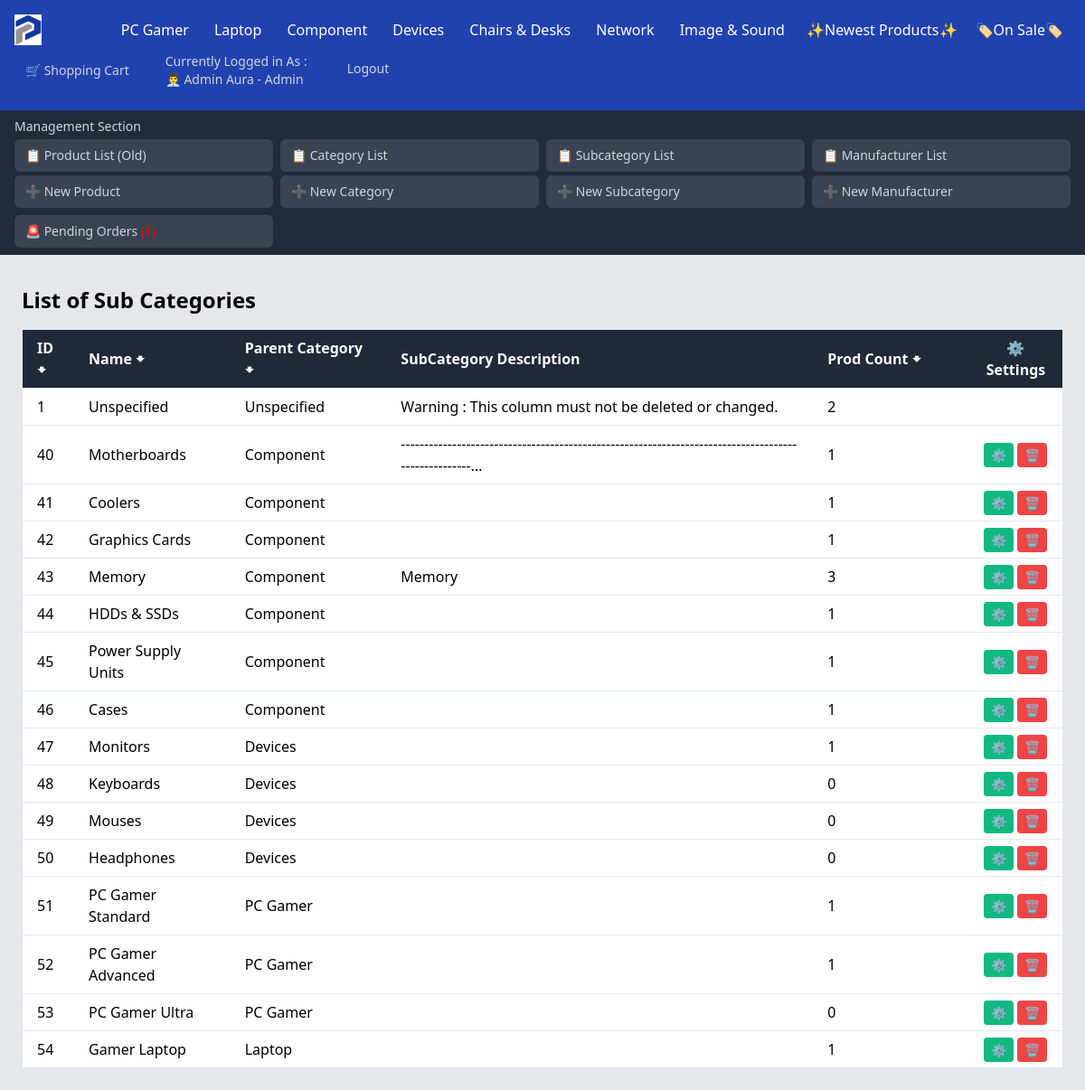
/Category/SubCategories/SubCategories_List.php (signed in), run on the app's committed database.
### tables this page shows
CREATE TABLE `categories` (
  `Category_ID` int NOT NULL AUTO_INCREMENT,
  `Category_Name` varchar(100) DEFAULT 'Unspecified',
  `Category_Desc` varchar(2000) DEFAULT NULL,
  PRIMARY KEY (`Category_ID`),
  UNIQUE KEY `UC_Category_Name` (`Category_Name`),
  UNIQUE KEY `Category_Name` (`Category_Name`)
);

CREATE TABLE `users` (
  `User_ID` int NOT NULL AUTO_INCREMENT,
  `User_Username` varchar(255) DEFAULT NULL,
  `User_FirstName` varchar(255) DEFAULT NULL,
  `User_LastName` varchar(255) DEFAULT NULL,
  `User_Phone` varchar(255) DEFAULT NULL,
  `User_Country` varchar(255) DEFAULT NULL,
  `User_Address` varchar(255) DEFAULT NULL,
  `User_Email` varchar(255) DEFAULT NULL,
  `User_Password` varchar(255) DEFAULT NULL,
  `User_RegisterationDate` timestamp NULL DEFAULT CURRENT_TIMESTAMP,
  `User_Role` enum('Owner','Admin','Client') NOT NULL DEFAULT 'Client',
  `Account_Status` varchar(255) DEFAULT 'Unlocked',
  PRIMARY KEY (`User_ID`),
  UNIQUE KEY `User_Username` (`User_Username`)
);

CREATE TABLE `subcategories` (
  `SubCategory_ID` int NOT NULL AUTO_INCREMENT,
  `SubCategory_Name` varchar(100) DEFAULT NULL,
  `SubCategory_Desc` varchar(2000) DEFAULT NULL,
  `Category_ID` int DEFAULT NULL,
  PRIMARY KEY (`SubCategory_ID`),
  KEY `Category_ID` (`Category_ID`),
  CONSTRAINT `subcategories_ibfk_1` FOREIGN KEY (`Category_ID`) REFERENCES `categories` (`Category_ID`)
);

### Category/SubCategories/SubCategories_List.php (the view, shortened to what this page needs)
<!DOCTYPE html>
<html lang="en">
<head>
    <?php
    include_once ("../../DB_Connexion.php");
    $User_ID = $_SESSION['User_ID'];
    $query = "SELECT User_Role, User_Username , User_FirstName , User_LastName FROM Users WHERE User_ID = :User_ID";
    $pdostmt = $connexion->prepare($query);
    $pdostmt->execute([':User_ID' => $User_ID]);
    if ($User = $pdostmt->fetch(PDO::FETCH_ASSOC)) {
        $User_Role = $User['User_Role'];
        $User_FullName = $User['User_FirstName'] . ' ' . $User['User_LastName'];
    }
    $Categories = "SELECT Category_ID, Category_Name FROM Categories ORDER BY Category_ID ASC";
    $pdoCategories = $connexion->prepare($Categories);
    $pdoCategories->execute();
    $Categories = $pdoCategories->fetchAll(PDO::FETCH_ASSOC);
    $Query_SubCategory = "SELECT Sub.SubCategory_ID, Sub.SubCategory_Name, Sub.SubCategory_Desc, C.Category_Name AS Category_Name,
                          COUNT(P.Product_ID) AS Product_Count
                          FROM SubCategories Sub
                          INNER JOIN Categories C ON Sub.Category_ID = C.Category_ID
                          LEFT JOIN Products P ON Sub.SubCategory_ID = P.SubCategory_ID
                          GROUP BY Sub.SubCategory_ID";
    $pdoQuery_SubCategory = $connexion->prepare($Query_SubCategory);
    $pdoQuery_SubCategory->execute();
    $SubCats = $pdoQuery_SubCategory->fetchAll(PDO::FETCH_ASSOC);
    ?>
</head>
<body class="bg-gray-200">
    <nav class="bg-blue-800 text-white">
        <div class="flex flex-wrap justify-between items-center p-4">
            <a href="../.././"><img src="../../Logo.png" alt="Logo" id="Logo"></a>
            <div class="flex grid-cols-4 gap-1">
                <?php foreach ($Categories as $Category): ?>
                    <?php if ($Category['Category_Name'] !== 'Unspecified'):
                        ?>
                        <div class="relative category">
                            <a href="../.././?id=<?php echo $Category['Category_ID'] ?>&Type=Category&Name=<?php echo str_replace(' ', '', $Category['Category_Name']) ?>"
                                class="px-3 py-2 hover:bg-gray-700"><?php echo $Category['Category_Name']; ?></a>
                        </div>
                    <?php endif; ?>
                <?php endforeach; ?>
                <div><a href=".././../?Status=New" class="px-2 py-2 hover:bg-yellow-700">✨Newest Products✨</a></div>
                <div><a href=".././../?Status=Discount" class="px-2 py-2 hover:bg-yellow-700">🏷️On Sale🏷️</a></div>
            </div>
            <div class="flex space-x-4">
                <?php if (isset($_SESSION['User_ID'])):
                    if ($User_Role === 'Owner') {
                        $Emoji = '👑';
                    } elseif ($User_Role === 'Admin') {
                        $Emoji = '👨‍💼';
                    } else {
                        $Emoji = '💼';
                    }
                    ?>
                    <a href="../../User/User_ShoppingCart.php"
                        class="flex items-center text-gray-300 hover:bg-green-700 px-3 py-2 rounded-md text-sm font-medium">
                        🛒 Shopping Cart
                    </a>
                    <a class="text-gray-300 hover:bg-blue-700 px-3 py-2 rounded-md text-sm font-medium"
                        href="Use../r_Modify.php?id=<?php echo $User_ID; ?>&FullName=<?php echo urlencode($User_FullName); ?>">Currently
                        Logged in As : <br><span><?php echo $Emoji . ' ' . $User_FullName ?> -
                            <?php echo $User_Role ?></span></a>
                    <a href="../../User/User_Logout.php"
                        class="text-gray-300 hover:bg-red-700 px-4 py-4 rounded-md text-sm font-medium">Logout</a>
                <?php endif; ?>
            </div>
        </div>
        <?php if (!empty($_SESSION['User_ID']) || !empty($_SESSION['User_Role'])): ?>
            <?php if ($User['User_Role'] !== 'Client') { ?>
                <div class="bg-gray-800 text-white py-2 px-4">
                    <h6 class="text-sm font-medium text-gray-300 mb-1">Management Section</h6>
                    <div class="grid grid-cols-2 md:grid-cols-4 gap-2">
                        <div class="space-y-1">
                            <a href="../../Product/Products_List.php"
                                class="block bg-gray-700 hover:bg-blue-600 px-3 py-2 rounded-md text-sm font-medium text-gray-300 transition duration-300">📋
                                Product List (Old)</a>
                            <a href="../../Product/Products_Add.php"
                                class="block bg-gray-700 hover:bg-blue-600 px-3 py-2 rounded-md text-sm font-medium text-gray-300 transition duration-300">➕
                                New Product</a>
                        </div>
                        <div class="space-y-1">
                            <a href="../../Category/Categories_List.php"
                                class="block bg-gray-700 hover:bg-blue-600 px-3 py-2 rounded-md text-sm font-medium text-gray-300 transition duration-300">📋
                                Category List</a>
                            <a href="../../Category/Categories_Add.php"
                                class="block bg-gray-700 hover:bg-blue-600 px-3 py-2 rounded-md text-sm font-medium text-gray-300 transition duration-300">➕
                                New Category</a>
                        </div>
                        <div class="space-y-1">
                            <a href="SubCategories_List.php"
                                class="block bg-gray-700 hover:bg-blue-600 px-3 py-2 rounded-md text-sm font-medium text-gray-300 transition duration-300">📋
                                Subcategory List</a>
                            <a href="SubCategories_Add.php"
                                class="block bg-gray-700 hover:bg-blue-600 px-3 py-2 rounded-md text-sm font-medium text-gray-300 transition duration-300">➕
                                New Subcategory</a>
                        </div>
                        <div class="space-y-1">
                            <a href="../../Manufacturer/Manufacturers_List.php"
                                class="block bg-gray-700 hover:bg-blue-600 px-3 py-2 rounded-md text-sm font-medium text-gray-300 transition duration-300">📋
                                Manufacturer List</a>
                            <a href="../../Manufacturer/Manufacturers_Add.php"
                                class="block bg-gray-700 hover:bg-blue-600 px-3 py-2 rounded-md text-sm font-medium text-gray-300 transition duration-300">➕
                                New Manufacturer</a>
                        </div>
                        <div class="space-y-1">
                                <a href="../../User/User_GlobalOrders.php"
                                    class="block bg-gray-700 hover:bg-blue-600 px-3 py-2 rounded-md text-sm font-medium text-gray-300 transition duration-300">🚨
                                    Pending Orders <?php
                                    $Order_Pending = "SELECT Order_ID FROM Orders WHERE  Order_Status NOT IN ('Cancelled By User', 'Cancelled by Management') ";
                                    $pdostmt = $connexion->prepare($Order_Pending);
                                    $pdostmt->execute();
                                    $Order_Count = $pdostmt->rowCount();
                                    ?> <span
                                        style="color : red"><?php if ($Order_Count > 0) {
                                        } ?></span></a>
                            </div>
                    </div>
                </div>
            <?php } ?>
        <?php endif; ?>
    </nav>
    <div class="container mx-auto p-6" style="width : auto">
        <div class="content-wrapper">
            <h1 class="text-2xl font-bold mb-4">List of Sub Categories</h1>
            <div class="overflow-x-auto">
                <table class="min-w-full bg-white border border-gray-200">
                    <thead class="bg-gray-800 text-white">
                        <tr>
                            <th class="py-2 px-4 border-b text-left cursor-pointer" style="width : 5%"
                                onclick="sortTable(0)">ID
                                <span>🠻</span>
                            </th>
                            <th class="py-2 px-4 border-b text-left cursor-pointer" style="width : 15%"
                                onclick="sortTable(1)">Name
                                <span>🠻</span>
                            </th>
                            <th class="py-2 px-4 border-b text-left cursor-pointer" style="width : 15%"
                                onclick="sortTable(2)">Parent Category
                                <span>🠻</span>
                            </th>
                            <th class="py-2 px-4 border-b text-left">SubCategory Description</th>
                            <th class="py-2 px-4 border-b text-left cursor-pointer" style="width : 15%"
                                onclick="sortTable(4)">Prod Count
                                <span>🠻</span>
                            </th>
                            <th class="py-2 px-4 border-b" style="width : 9% ">⚙️ Settings</th>
                        </tr>
                    </thead>
                    <tbody>
                        <?php foreach ($SubCats as $SubCat):
                            $SubCat_Desc = strlen($SubCat['SubCategory_Desc']) > 100 ? substr($SubCat['SubCategory_Desc'], 0, 100) . "..." : $SubCat['SubCategory_Desc'];
                            ?>
                            <tr class="border-b hover:bg-gray-100">
                                <td class="py-2 px-4 text-left"><?php echo $SubCat['SubCategory_ID']; ?></td>
                                <td class="py-2 px-4 text-left"><?php echo $SubCat['SubCategory_Name']; ?></td>
                                <td class="py-2 px-4 text-left"><?php echo $SubCat['Category_Name']; ?></td>
                                <td class="py-2 px-4 text-left limited-text">
                                    <?php if (strlen($SubCat['SubCategory_Desc'] > 100)) {
                                        echo $SubCat['SubCategory_Desc'];
                                    } else {
                                        echo $SubCat_Desc ;
                                    } ?>
                                </td>
                                <td class="py-2 px-4 text-left"><?php echo $SubCat['Product_Count']; ?></td>
                                <td class="py-2 px-4 text-left">
                                    <?php if ($SubCat['SubCategory_Name'] !== 'Unspecified') { ?>
                                        <a href="SubCategories_Modify.php?id=<?php echo $SubCat['SubCategory_ID']; ?>&SubCategory_Name=<?php
                                           echo $SubCat['SubCategory_Name']; ?>"
                                            class="bg-green-500 text-white py-1 px-2 rounded hover:bg-green-600 text-sm">⚙️</a>
                                        <a href="SubCategories_Delete.php?id=<?php echo $SubCat['SubCategory_ID']; ?>"
                                            onclick="return confirm('Are you sure you want to delete this SubCategory?\n*Disclaimer* : This action is irreversible')"
                                            class="bg-red-500 text-white py-1 px-2 rounded hover:bg-red-600 text-sm">🗑️</a>
                                    <?php } ?>
                                </td>
                            </tr>
                        <?php endforeach; ?>
                    </tbody>
                </table>
            </div>
        </div>
    </div>
</body>
</html>

### Category/SubCategories/SubCategories_List.php (style rules this page uses)
#Logo { width: 30px; height: 34px; }
nav { height: auto; position: fixed; width: 100%; z-index: 1000; margin-bottom: auto; opacity: 99%; }
body { background-color: #e4e8f3; }
.content-wrapper { padding-top: auto; }
.container { display: flex; flex-direction: column; min-height: 100vh; width: 90%; max-width: 1500px; justify-content: space-between; }
.content-wrapper { flex: 1; margin-top: 0; padding-top: 10px; overflow-y: auto; }

### data on the page
categories: Category_Name "PC Gamer"
categories: Category_Name "Laptop"
categories: Category_Name "Component"
categories: Category_Name "Devices"
categories: Category_Name "Chairs & Desks"
categories: Category_Name "Network"
categories: Category_Name "Image & Sound"
users: User_Role "👨‍💼", User_FullName "Admin Aura", User_Role "Admin"
subcategories: SubCategory_ID "1", SubCategory_Name "Unspecified", Category_ID.Category_Name "Unspecified", SubCategory_Desc "Warning : This column must not be deleted or changed.", Product_Count "2"
subcategories: SubCategory_ID "40", SubCategory_Name "Motherboards", Category_ID.Category_Name "Component", SubCategory_Desc "----------------------------------------------------------------------------------------------------...", Product_Count "1"
subcategories: SubCategory_ID "41", SubCategory_Name "Coolers", Category_ID.Category_Name "Component", Product_Count "1"
subcategories: SubCategory_ID "42", SubCategory_Name "Graphics Cards", Category_ID.Category_Name "Component", Product_Count "1"
subcategories: SubCategory_ID "43", SubCategory_Name "Memory", Category_ID.Category_Name "Component", SubCategory_Desc "Memory", Product_Count "3"
subcategories: SubCategory_ID "44", SubCategory_Name "HDDs & SSDs", Category_ID.Category_Name "Component", Product_Count "1"
subcategories: SubCategory_ID "45", SubCategory_Name "Power Supply Units", Category_ID.Category_Name "Component", Product_Count "1"
subcategories: SubCategory_ID "46", SubCategory_Name "Cases", Category_ID.Category_Name "Component", Product_Count "1"
subcategories: SubCategory_ID "47", SubCategory_Name "Monitors", Category_ID.Category_Name "Devices", Product_Count "1"
subcategories: SubCategory_ID "48", SubCategory_Name "Keyboards", Category_ID.Category_Name "Devices", Product_Count "0"
subcategories: SubCategory_ID "49", SubCategory_Name "Mouses", Category_ID.Category_Name "Devices", Product_Count "0"
subcategories: SubCategory_ID "50", SubCategory_Name "Headphones", Category_ID.Category_Name "Devices", Product_Count "0"
subcategories: SubCategory_ID "51", SubCategory_Name "PC Gamer Standard", Category_ID.Category_Name "PC Gamer", Product_Count "1"
subcategories: SubCategory_ID "52", SubCategory_Name "PC Gamer Advanced", Category_ID.Category_Name "PC Gamer", Product_Count "1"
subcategories: SubCategory_ID "53", SubCategory_Name "PC Gamer Ultra", Category_ID.Category_Name "PC Gamer", Product_Count "0"
subcategories: SubCategory_ID "54", SubCategory_Name "Gamer Laptop", Category_ID.Category_Name "Laptop", Product_Count "1"
